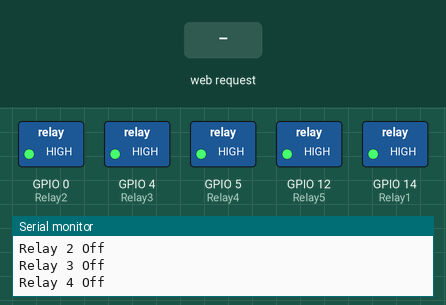
This sketch was run on a simulated ESP8266 (NodeMCU). On the bench: switched loads named in the sketch (green lamp = pin HIGH), the last lines printed to the serial monitor. The test bench sets the inputs (shaded band).

Above: at 2.3 s.
2.4 s: HTTP request GET /Lefton received
At 3.5 s:
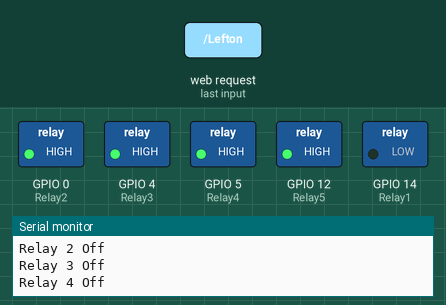
4.6 s: HTTP request GET /wateringon received
At 6.3 s:
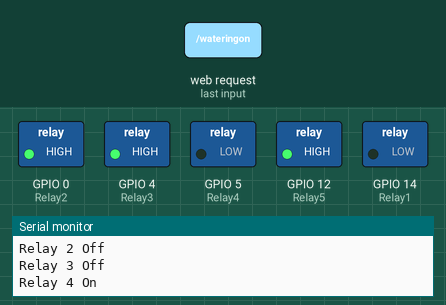
6.6 s: HTTP request GET / received
At 7.8 s:
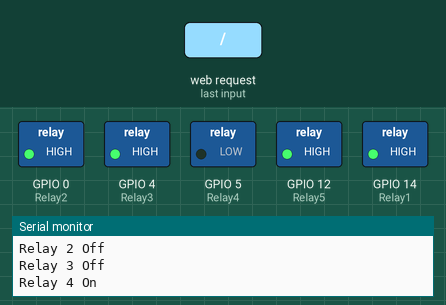
8.6 s: HTTP request GET /Righton received
At 9.5 s:
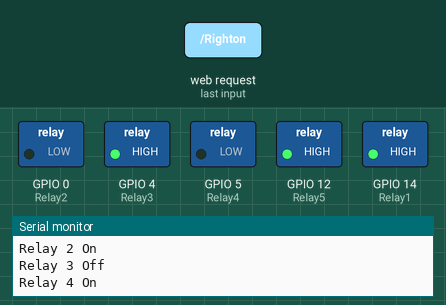
10.6 s: HTTP request GET /cleanOn received
At 12.3 s:
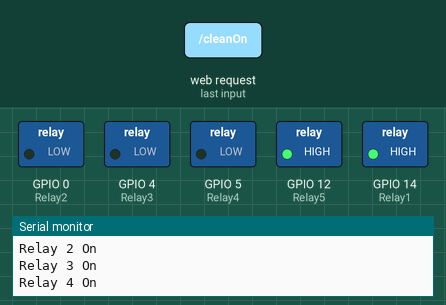
12.6 s: HTTP request GET /Leftoff received
At 14.1 s:
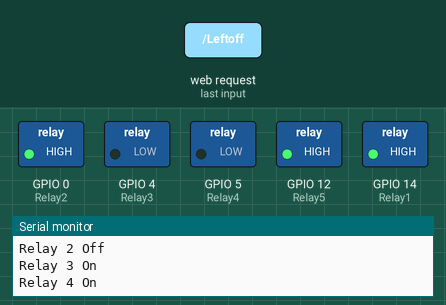
Timing chart, 0 to 15.6 s (numbered marks = the images above; inputs shaded):
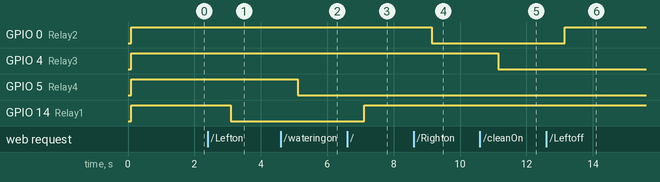

Measured:
- after the input at 2.4 s, GPIO 14 (Relay1): HIGH → LOW after 0.70 s
- after the input at 4.6 s, GPIO 5 (Relay4): HIGH → LOW after 0.51 s
- after the input at 6.6 s, GPIO 14 (Relay1): LOW → HIGH after 0.51 s
- after the input at 8.6 s, GPIO 0 (Relay2): HIGH → LOW after 0.54 s
- after the input at 10.6 s, GPIO 4 (Relay3): HIGH → LOW after 0.55 s
- after the input at 12.6 s, GPIO 0 (Relay2): LOW → HIGH after 0.55 s

The sketch:

drainage.ino
```cpp
#include <ESP8266WiFi.h>
#include <ESP8266WebServer.h>

/* Put your SSID & Password */
const char* ssid = "drainage";  // Enter SSID here
const char* password = "12345678";  //Enter Password here

/* Put IP Address details */
IPAddress local_ip(192,168,43,1);
IPAddress gateway(192,168,43,1);
IPAddress subnet(255,255,255,0);

ESP8266WebServer server(80);

uint8_t Relay4 = 5;
uint8_t Relay3 = 4;

uint8_t Relay2 = 0;
uint8_t Relay1 = 14;

uint8_t Relay5 = 12;

bool Leftstatus = LOW;
bool Rightstatus = LOW;
bool Straightstatus = LOW;
bool cleaning = LOW;
bool watering = LOW;
bool freetlizer = LOW;
bool ploughing = LOW;


void setup() {
  // put your setup code here, to run once:

  Serial.begin(9600);

  WiFi.mode(WIFI_AP);
  WiFi.softAPConfig(local_ip, gateway, subnet);
  WiFi.softAP(ssid, password);
  Serial.println(WiFi.softAPIP());
  delay(100);

  server.on("/", handle_OnConnect);

  server.on("/Lefton", handle_Lefton);
  server.on("/Leftoff", handle_Leftoff);

  server.on("/Righton", handle_Righton);
  server.on("/Rightoff", handle_Rightoff);

  server.on("/Straighton", handle_Straighton);
  server.on("/Straightoff", handle_Straightoff);

  server.on("/cleanOn", handle_cleanon);
  server.on("/cleanOff", handle_cleanoff);

  server.on("/wateringon", handle_wateringon);
  server.on("/wateringoff", handle_wateringoff);


  server.begin();
  Serial.println("HTTP server started");

  pinMode(Relay1, OUTPUT);
  digitalWrite(Relay1, HIGH);

  pinMode(Relay2, OUTPUT);
  digitalWrite(Relay2, HIGH);

  pinMode(Relay3, OUTPUT);
  digitalWrite(Relay3, HIGH);

  pinMode(Relay4, OUTPUT);
  digitalWrite(Relay4, HIGH);

  pinMode(Relay5, OUTPUT);
  digitalWrite(Relay5, HIGH);

  delay(1000);

}


void loop() {
  // put your main code here, to run repeatedly:
  server.handleClient();


  if( Leftstatus || Straightstatus )
  {
      digitalWrite(Relay1, LOW);
      Serial.println("Relay 1 On");

  }
  else
  {
      digitalWrite(Relay1, HIGH);
      Serial.println("Relay 1 Off");
  }

  if ( Rightstatus || Straightstatus  )
  {
     digitalWrite(Relay2, LOW);
     Serial.println("Relay 2 On");
  }
  else
  {
    digitalWrite(Relay2, HIGH);
    Serial.println("Relay 2 Off");
  }


  if( cleaning  )
  {
      digitalWrite(Relay3, LOW);
      Serial.println("Relay 3 On");
  }
  else
  {
      digitalWrite(Relay3, HIGH);
      Serial.println("Relay 3 Off");
  }

  if( watering )
  {
      digitalWrite(Relay4, LOW);
      Serial.println("Relay 4 On");
  }
  else
  {
       digitalWrite(Relay4, HIGH);
       Serial.println("Relay 4 Off");
  }


  delay(1000);

}

void handle_OnConnect() {

  Leftstatus = LOW;
  Rightstatus = LOW;
  Straightstatus = LOW;


  Serial.println("GPIO7 Status: OFF | GPIO6 Status: OFF");
  server.send(200, "text/html", SendHTML(Leftstatus, Rightstatus, Straightstatus, cleaning, watering ));
}

void handle_Lefton() {
  Leftstatus = HIGH;
  Rightstatus = LOW;
  Straightstatus = LOW;

  Serial.println("GPIO7 Status: ON");
  server.send(200, "text/html", SendHTML(Leftstatus, Rightstatus, Straightstatus, cleaning, watering));
}

void handle_Leftoff() {

  Leftstatus = LOW;
  Rightstatus = LOW;
  Straightstatus = LOW;

  Serial.println("GPIO7 Status: OFF");
  server.send(200, "text/html", SendHTML(Leftstatus, Rightstatus, Straightstatus, cleaning, watering ));

}

void handle_Righton() {
  Leftstatus = LOW;
  Rightstatus = HIGH;
  Straightstatus = LOW;

  Serial.println("GPIO7 Status: ON");
  server.send(200, "text/html", SendHTML(Leftstatus, Rightstatus, Straightstatus, cleaning, watering ));
}

void handle_Rightoff() {

  Leftstatus = LOW;
  Rightstatus = LOW;
  Straightstatus = LOW;

  Serial.println("GPIO7 Status: OFF");
  server.send(200, "text/html", SendHTML(Leftstatus, Rightstatus, Straightstatus, cleaning, watering ));

}

void handle_Straighton() {
  Leftstatus = LOW;
  Rightstatus = LOW;
  Straightstatus = HIGH;

  Serial.println("GPIO7 Status: ON");
  server.send(200, "text/html", SendHTML(Leftstatus, Rightstatus, Straightstatus, cleaning, watering ));
}

void handle_Straightoff() {

  Leftstatus = LOW;
  Rightstatus = LOW;
  Straightstatus = LOW;

  Serial.println("GPIO7 Status: OFF");
  server.send(200, "text/html", SendHTML(Leftstatus, Rightstatus, Straightstatus, cleaning, watering ));

}

void handle_cleanon() {


  cleaning = HIGH;

  Serial.println("GPIO7 Status: ON");
  server.send(200, "text/html", SendHTML(Leftstatus, Rightstatus, Straightstatus, cleaning, watering));
}

void handle_cleanoff() {

  cleaning = LOW;

  Serial.println("GPIO7 Status: OFF");
  server.send(200, "text/html", SendHTML(Leftstatus, Rightstatus, Straightstatus, cleaning, watering ));

}

void handle_wateringon() {

  watering = HIGH;

  Serial.println("GPIO7 Status: OFF");
  server.send(200, "text/html", SendHTML(Leftstatus, Rightstatus, Straightstatus, cleaning, watering ));

}

void handle_wateringoff() {

  watering = LOW;

  Serial.println("GPIO7 Status: OFF");
  server.send(200, "text/html", SendHTML(Leftstatus, Rightstatus, Straightstatus, cleaning, watering ));

}

bool blntemp = false;
bool blnhum = false;

String SendHTML(uint8_t Leftstat,uint8_t Rightstat, uint8_t Straight,uint8_t cleaning, uint8_t watering ){
  String ptr = "<!DOCTYPE html> <html>\n";
  ptr +="<head><meta name=\"viewport\" content=\"width=device-width, initial-scale=1.0, user-scalable=no\">\n";
  ptr +="<title>LED Control</title>\n";
  ptr +="<style>html { font-family: Helvetica; display: inline-block; margin: 0px auto; text-align: center;}\n";
  ptr +="body{margin-top: 50px;} h1 {color: #444444;margin: 50px auto 30px;} h3 {color: #444444;margin-bottom: 50px;}\n";
  ptr +=".button {display: block;width: 80px;background-color: #1abc9c;border: none;color: white;padding: 13px 30px;text-decoration: none;font-size: 25px;margin: 0px auto 35px;cursor: pointer;border-radius: 4px;}\n";
  ptr +=".button-on {background-color: #1abc9c;}\n";
  ptr +=".button-on:active {background-color: #16a085;}\n";
  ptr +=".button-off {background-color: #34495e;}\n";
  ptr +=".button-off:active {background-color: #2c3e50;}\n";
  ptr +="p {font-size: 14px;color: #888;margin-bottom: 10px;}\n";
  ptr +="</style>\n";
  ptr +="</head>\n";
  ptr +="<body>\n";
  ptr +="<h1> AAV ROBO </h1>\n";

  if( blnhum )
  {
      blnhum = false;
      ptr +="<h3> HUMIDITY : 45 % </h1>\n";
  }
  else
  {
      blnhum = true;
      ptr +="<h3> HUMIDITY : 35 % </h1>\n";
  }

  if( blntemp )
  {
      blntemp = false;
      ptr +="<h3> TEMP : 35 C </h1>\n";
  }
  else
  {
       blntemp = true;
       ptr +="<h3> TEMP : 36 C </h1>\n";
  }


   if(Leftstat)
  {ptr +="<p>LEFT: ON</p><a class=\"button button-off\" href=\"/Leftoff\">OFF</a>\n";}
  else
  {ptr +="<p>LEFT: OFF</p><a class=\"button button-on\" href=\"/Lefton\">ON</a>\n";}

  if(Rightstat)
  {ptr +="<p>RIGHT: ON</p><a class=\"button button-off\" href=\"/Rightoff\">OFF</a>\n";}
  else
  {ptr +="<p>RIGHT: OFF</p><a class=\"button button-on\" href=\"/Righton\">ON</a>\n";}

   if(Straight)
  {ptr +="<p>STRIGHT: ON</p><a class=\"button button-off\" href=\"/Straightoff\">OFF</a>\n";}
  else
  {ptr +="<p>STRIGHT: OFF</p><a class=\"button button-on\" href=\"/Straighton\">ON</a>\n";}

   if(cleaning)
  {ptr +="<p>cleaning: ON</p><a class=\"button button-off\" href=\"/cleanOff\">OFF</a>\n";}
  else
  {ptr +="<p>cleaning: OFF</p><a class=\"button button-on\" href=\"/cleanOn\">ON</a>\n";}

   if(watering)
  {ptr +="<p>watering : ON </p><a class=\"button button-off\" href=\"/wateringoff\">OFF</a>\n";}
  else
  {ptr +="<p>watering: OFF</p><a class=\"button button-on\" href=\"/wateringon\">ON</a>\n";}

  ptr +="</body>\n";
  ptr +="</html>\n";
  return ptr;
}
```
